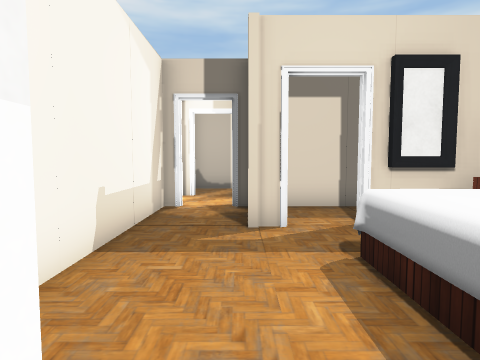
[1] (above)

16 first-person views from a walk through a 3-D level made in the Unity game engine. The camera is 1.3 m above the floor, tilts 4° down and sees 75° across. Doors are open. The floor is counted in squares, 1 m on a side. Each view is taken from the middle of a square. On the plan, view 1 faces up. The plan holds only what a view shows up to about 14 squares ahead; the rest is blank. The place goes on beyond the plan. The player is left out. Some surface patterns are stand-ins.

[2]
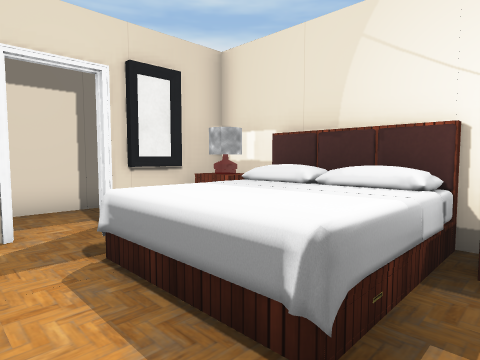

[3]
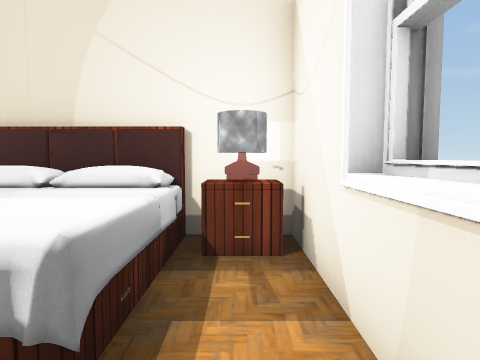

[4]
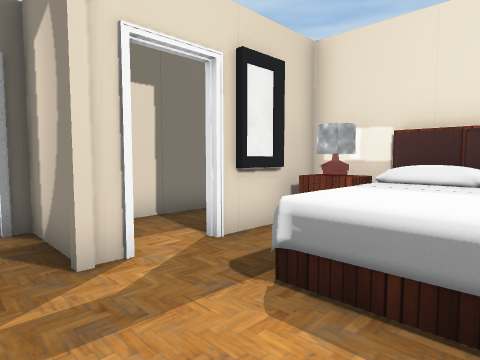

[5]
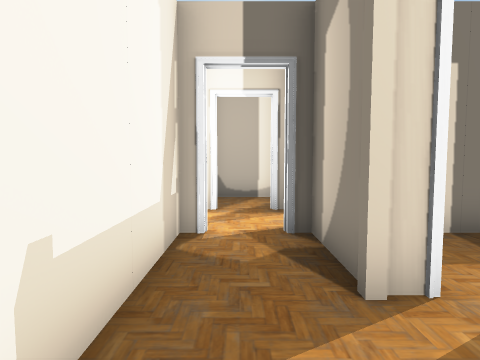

[6]
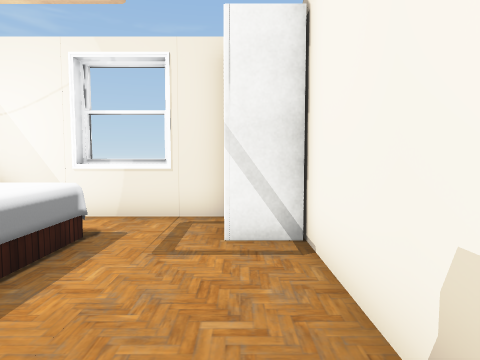

[7]
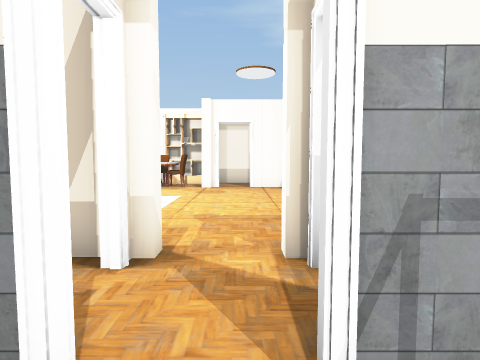

[8]
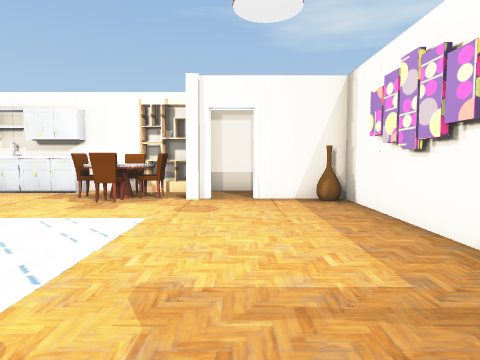

[9]
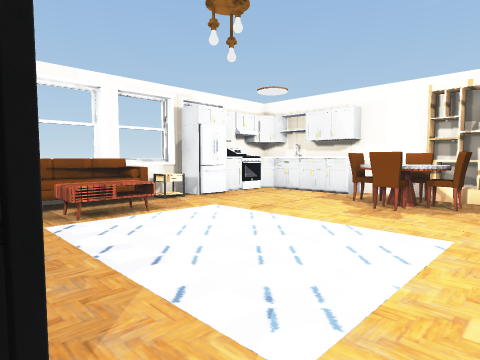

[10]
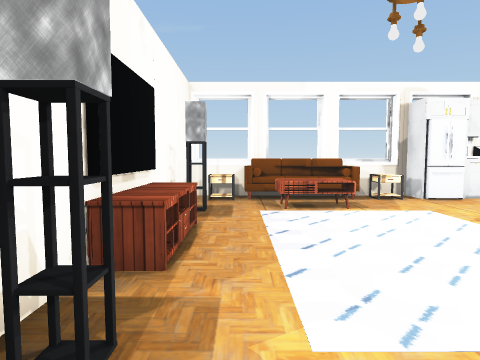

[11]
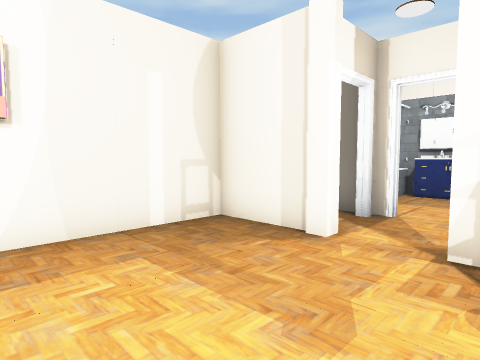

[12]
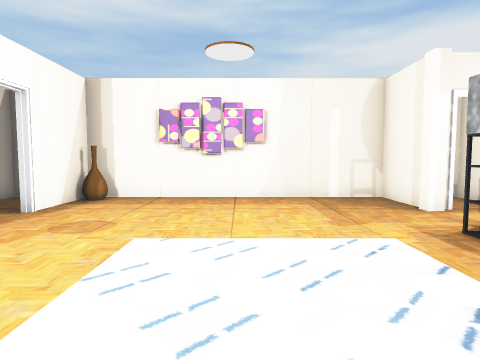

[13]
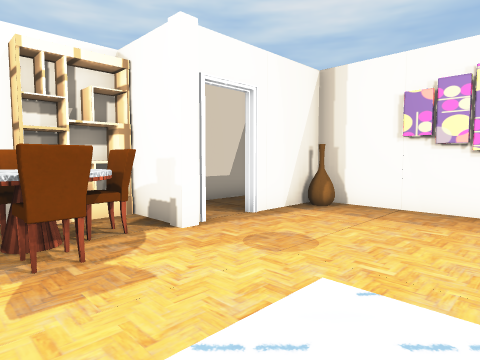

[14]
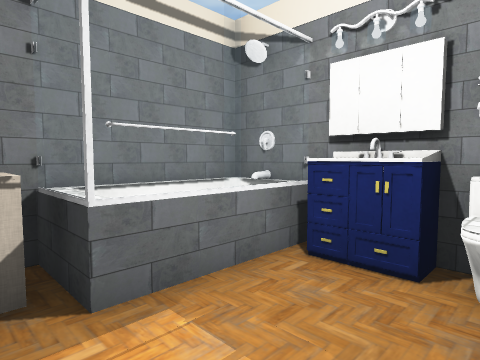

[15]
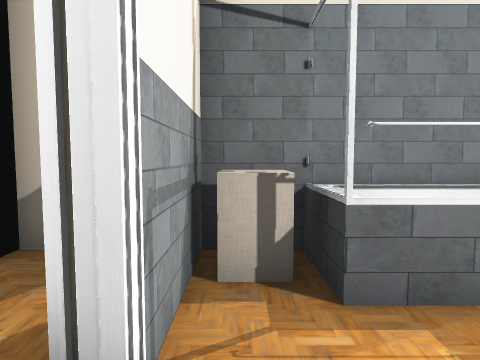

[16]
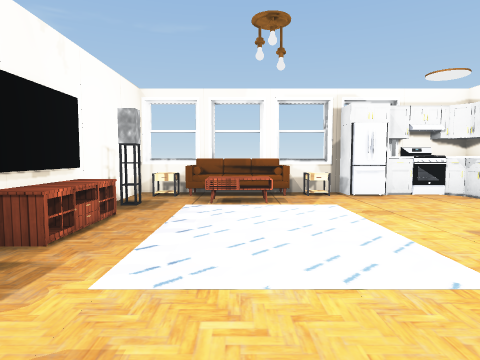

### Floor plan
Ten units are one square. View 1 is at (0, 0); x grows to the right and y downward. Boxes are objects, and circles mark ways between rooms. Rooms are numbered by the first view taken in them; rooms with no view inside come last. Other rooms are left out.
<svg viewBox="-150 -140 210 157">
<path fill="none" stroke="#000" d="M10 -59 4 -59M3 -64 3 -84M-20 -46 -20 -9M52 -59 22 -59M6 12 26 12M-8 9 52 9M-20 -85 -20 -64M25 -117 19 -117 19 -125M53 -117 44 -117M52 -95 52 -125M16 -134 1 -134M5 -135 5 -104M-124 -84 -135 -84M-120 -91 -120 -86M-31 -79 -31 -83 -26 -83M-22 -67 -22 -79M-136 -39 -136 -5 -133 -2M-31 -20 -31 -24 -26 -24M-145 -81 -145 -4M-99 9 -69 9M-121 0 -111 0M-94 12 -74 12M-50 9 -22 9 -22 -46M-120 -125 -120 -104M-22 -114 -22 -135M-44 12 -24 12M-145 1 -145 9 -133 9M-19 -134 -119 -134M-145 -135 -145 -88M1 -134 -19 -134M3 -113 3 -135"/>
<rect x="-15" y="-5" width="10" height="10" fill="#bbb"><title>closet</title></rect>
<rect x="-5" y="-65" width="10" height="10" fill="#bbb"><title>other object</title></rect>
<rect x="15" y="-45" width="40" height="40" fill="#bbb"><title>bed</title></rect>
<rect x="35" y="-5" width="10" height="10" fill="#bbb"><title>other object</title></rect>
<rect x="35" y="-55" width="20" height="20" fill="#bbb"><title>table</title></rect>
<rect x="35" y="-55" width="10" height="10" fill="#bbb"><title>other object</title></rect>
<rect x="45" y="-5" width="10" height="10" fill="#bbb"><title>table</title></rect>
<rect x="5" y="-135" width="10" height="20" fill="#bbb"><title>other object</title></rect>
<rect x="15" y="-135" width="30" height="20" fill="#bbb"><title>other object</title></rect>
<rect x="35" y="-95" width="20" height="10" fill="#bbb"><title>other object</title></rect>
<rect x="35" y="-115" width="10" height="10" fill="#bbb"><title>other object</title></rect>
<rect x="-145" y="-65" width="10" height="10" fill="#bbb"><title>chair</title></rect>
<rect x="-145" y="-85" width="10" height="20" fill="#bbb"><title>shelf</title></rect>
<rect x="-135" y="-5" width="10" height="10" fill="#bbb"><title>other object</title></rect>
<rect x="-135" y="-55" width="20" height="10" fill="#bbb"><title>chair</title></rect>
<rect x="-135" y="-65" width="20" height="10" fill="#bbb"><title>table</title></rect>
<rect x="-135" y="-75" width="20" height="10" fill="#bbb"><title>chair</title></rect>
<rect x="-125" y="-85" width="10" height="10" fill="#bbb"><title>other object</title></rect>
<rect x="-125" y="-135" width="20" height="10" fill="#bbb"><title>other object</title></rect>
<rect x="-115" y="-65" width="10" height="10" fill="#bbb"><title>chair</title></rect>
<rect x="-105" y="-5" width="10" height="10" fill="#bbb"><title>fridge</title></rect>
<rect x="-105" y="-15" width="10" height="10" fill="#bbb"><title>cabinet</title></rect>
<rect x="-95" y="-5" width="20" height="10" fill="#bbb"><title>table</title></rect>
<rect x="-75" y="-5" width="30" height="10" fill="#bbb"><title>sofa</title></rect>
<rect x="-75" y="-25" width="30" height="20" fill="#bbb"><title>table</title></rect>
<rect x="-45" y="-5" width="20" height="10" fill="#bbb"><title>table</title></rect>
<rect x="-35" y="-65" width="10" height="30" fill="#bbb"><title>table</title></rect>
<rect x="-25" y="-95" width="10" height="10" fill="#bbb"><title>other object</title></rect>
<rect x="-25" y="-115" width="10" height="10" fill="#bbb"><title>other object</title></rect>
<circle cx="-5" cy="-90" r="3" fill="#2a7"/>
<circle cx="-120" cy="-95" r="3" fill="#2a7"/>
<circle cx="-140" cy="-90" r="3" fill="#2a7"/>
<circle cx="-10" cy="-110" r="3" fill="#2a7"/>
<text x="20" y="-30">1</text>
<text x="30" y="-110">2</text>
<text x="-80" y="-60">3</text>
<text x="-130" y="-110">4</text>
<text x="-10" y="-130">5</text>
</svg>
Room 2 opens to room 3. Room 3 opens to room 4. Room 3 opens to room 5.

Where each view was taken, in squares from view 1:
view 1: 0 up, 0 right, facing up
view 2: 0 up, 0 right, facing up-right
view 3: 0 up, 0 right, facing right
view 4: 2 up, 1 left, facing up-right
view 5: 3 up, 1 left, facing up
view 6: 6 up, 1 left, facing down
view 7: 10 up, 2 right, facing left
view 8: 10 up, 2 left, facing left
view 9: 9 up, 3 left, facing down-left
view 10: 10 up, 4 left, facing down
view 11: 8 up, 7 left, facing up-right
view 12: 3 up, 7 left, facing up
view 13: 5 up, 7 left, facing up-left
view 14: 9 up, 1 right, facing up-right
view 15: 9 up, 1 right, facing up
view 16: 11 up, 6 left, facing down
